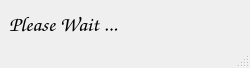
<?xml version="1.0" encoding="UTF-8"?>
<ui version="4.0">
 <class>MainWindow</class>
 <widget class="QMainWindow" name="MainWindow">
  <property name="geometry">
   <rect>
    <x>0</x>
    <y>0</y>
    <width>250</width>
    <height>68</height>
   </rect>
  </property>
  <property name="minimumSize">
   <size>
    <width>250</width>
    <height>68</height>
   </size>
  </property>
  <property name="maximumSize">
   <size>
    <width>250</width>
    <height>68</height>
   </size>
  </property>
  <property name="windowTitle">
   <string>Processing.....</string>
  </property>
  <widget class="QWidget" name="centralwidget">
   <widget class="QWidget" name="horizontalLayoutWidget">
    <property name="geometry">
     <rect>
      <x>9</x>
      <y>9</y>
      <width>160</width>
      <height>30</height>
     </rect>
    </property>
    <layout class="QHBoxLayout" name="horizontalLayout">
     <item>
      <widget class="QLabel" name="label">
       <property name="font">
        <font>
         <family>Comic Sans MS</family>
         <pointsize>16</pointsize>
         <weight>75</weight>
         <bold>true</bold>
        </font>
       </property>
       <property name="text">
        <string>Please Wait ...</string>
       </property>
      </widget>
     </item>
    </layout>
   </widget>
  </widget>
  <widget class="QStatusBar" name="statusbar"/>
 </widget>
 <resources/>
 <connections/>
</ui>
